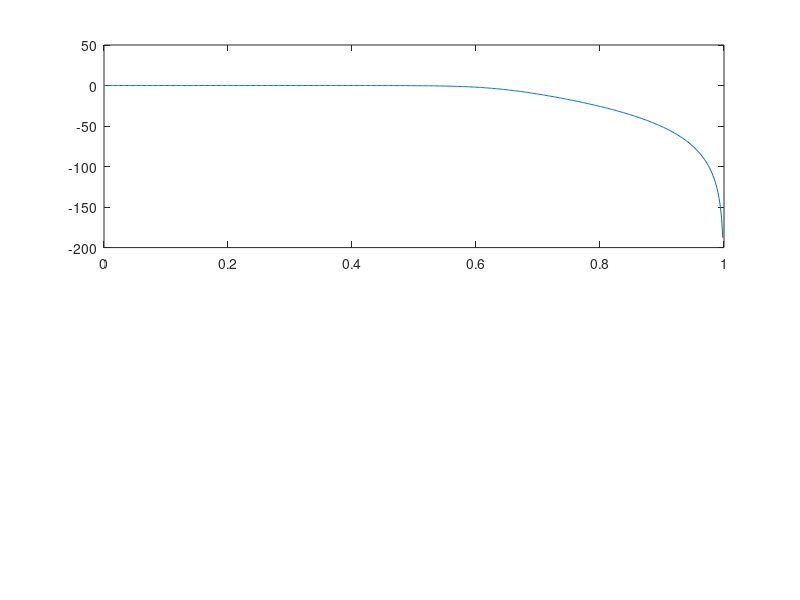

Write MATLAB code to recreate this figure. (Note: this script raises an error after producing the figure.)
clc
clear all
close all
fp=2000;
fw=500;
att=40;
pass=0.2;
stopf=3500;
fs=8000;
wp=2*fp/fs;
ws=2*stopf/fs;
[n wn]=buttord(wp,ws,pass,att);
[b a]=butter(n,wn,'low')
[H W]=freqz(b,a);
subplot(2,1,1)
plot(W/pi,20*log10(abs(H)))

[b1 a1]=impinvar(b,a,fs)
y=freqz(b1,a1,W)
y1=20*log(abs(y))
p1=angle(y1);
subplot(2,1,2)
plot(W/pi,y1)